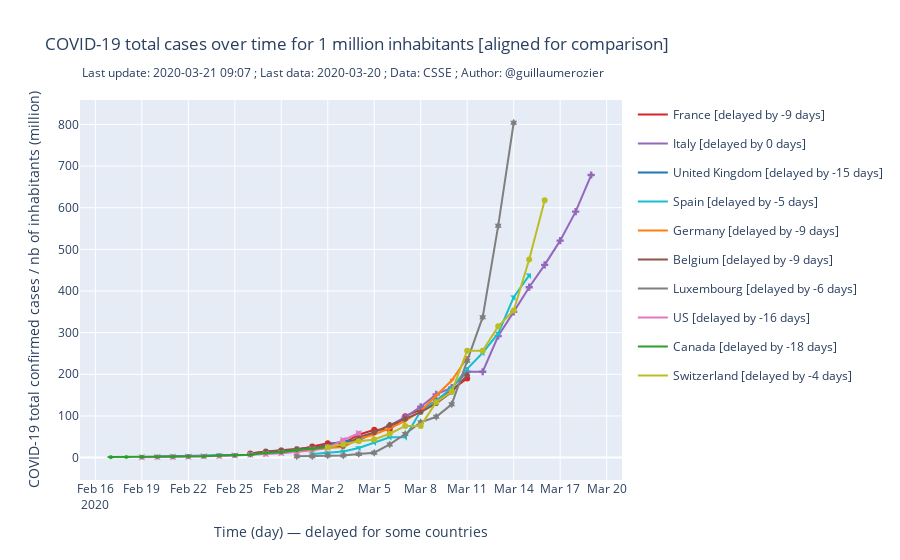

This figure's notebook cell:
### Markdown cell above
### Total cases for 1 million inhabitants [aligned]

### Code cell
import plotly.graph_objects as go

fig = go.Figure()

last_d = 15
#countries["Luxembourg"]["offset_confirmed"] = 9
#countries["Belgium"]["offset_confirmed"] = 8
i=0
for c in countries:
    if c != "eipeepz":
        offset = countries[c]['offset_confirmed']
        offset2 = offset
        
        if offset==0: offset2 = 1
        pop = countries[c]['pop']

        fig.add_trace(go.Scatter(x = data_confirmed['date'][ -last_d - offset : - offset2], y = data_confirmed[c][-last_d:] / pop,
                        mode='markers',
                        marker_color=colors[i],
                        legendgroup=c,
                        marker_symbol= 3*i,
                        #marker_size=4,
                        marker_line_color=colors[i],
                        #marker_line_width=2,
                        opacity=1,
                        showlegend=False,
                        name=''.format("")))

        fig.add_trace(go.Scatter(x = data_confirmed_rolling['date'][ -last_d - offset : - offset2], y = data_confirmed_rolling[c][-last_d:] / pop,
                        mode='lines',
                        marker_color=colors[i],
                        opacity=1,
                        legendgroup=c,
                        showlegend=True,
                        name='{} [delayed by {} days]'.format(c, -offset)))
        i+=1
        if i >= 10:
            i=0

fig.update_layout(
    title="COVID-19 total cases over time for 1 million inhabitants [aligned for comparison]",
    xaxis_title="Time (day) — delayed for some countries",
    yaxis_title="COVID-19 total confirmed cases / nb of inhabitants (million)",
    annotations = [dict(xref='paper',
        yref='paper',
        x=0, y=1.1,
        showarrow=False,
        text ='Last update: {} ; Last data: {} ; Data: CSSE ; Author: @guillaumerozier'.format(today, str(data_confirmed['date'].values[-1])[:10]))]
)


fig.update_xaxes(nticks = last_d)
plotly.offline.plot(fig, filename = 'cases_aligned.html', auto_open=False)

print("> graph 3 built")

if upload:
    py.plot(fig, filename = 'cases-aligned', auto_open=False)

if show:
    fig.show()
    
if export:
    fig.write_image("images/cases_per_1m_inhabitant_aligned.png", scale=5, width=1100, height=600)
    print("> graph 3 exported")
    
    #print(data_confirmed.info())

### Figure 1 — Plotly figure (JSON) as saved in the notebook; plotly's stock layout.template omitted (floating-point values rounded to 4 significant figures)
{"data": [{"legendgroup": "France", "marker": {"color": "rgb(214, 39, 40)", "line": {"color": "rgb(214, 39, 40)"}, "symbol": 0}, "mode": "markers", "name": "", "opacity": 1, "showlegend": false, "type": "scatter", "x": ["2020-02-26T00:00:00", "2020-02-27T00:00:00", "2020-02-28T00:00:00", "2020-02-29T00:00:00", "2020-03-01T00:00:00", "2020-03-02T00:00:00", "2020-03-03T00:00:00", "2020-03-04T00:00:00", "2020-03-05T00:00:00", "2020-03-06T00:00:00", "2020-03-07T00:00:00", "2020-03-08T00:00:00", "2020-03-09T00:00:00", "2020-03-10T00:00:00", "2020-03-11T00:00:00"], "y": [9.793, 14.29, 16.93, 18.17, 26.75, 34.18, 34.18, 54.9, 66.98, 67.52, 99.54, 114.9, 135.9, 163.4, 190.0]}, {"legendgroup": "France", "marker": {"color": "rgb(214, 39, 40)"}, "mode": "lines", "name": "France [delayed by -9 days]", "opacity": 1, "showlegend": true, "type": "scatter", "x": ["2020-02-26T00:00:00", "2020-02-27T00:00:00", "2020-02-28T00:00:00", "2020-02-29T00:00:00", "2020-03-01T00:00:00", "2020-03-02T00:00:00", "2020-03-03T00:00:00", "2020-03-04T00:00:00", "2020-03-05T00:00:00", "2020-03-06T00:00:00", "2020-03-07T00:00:00", "2020-03-08T00:00:00", "2020-03-09T00:00:00", "2020-03-10T00:00:00", "2020-03-11T00:00:00"], "y": [9.793, 14.29, 16.93, 18.17, 26.75, 34.18, 34.18, 54.9, 66.98, 67.52, 99.54, 114.9, 135.9, 163.4, 190.0]}, {"legendgroup": "Italy", "marker": {"color": "rgb(148, 103, 189)", "line": {"color": "rgb(148, 103, 189)"}, "symbol": 3}, "mode": "markers", "name": "", "opacity": 1, "showlegend": false, "type": "scatter", "x": ["2020-03-06T00:00:00", "2020-03-07T00:00:00", "2020-03-08T00:00:00", "2020-03-09T00:00:00", "2020-03-10T00:00:00", "2020-03-11T00:00:00", "2020-03-12T00:00:00", "2020-03-13T00:00:00", "2020-03-14T00:00:00", "2020-03-15T00:00:00", "2020-03-16T00:00:00", "2020-03-17T00:00:00", "2020-03-18T00:00:00", "2020-03-19T00:00:00"], "y": [76.65, 97.27, 121.9, 151.7, 167.8, 206.1, 206.1, 292.0, 349.8, 409.2, 462.6, 520.9, 590.5, 678.5, 777.5]}, {"legendgroup": "Italy", "marker": {"color": "rgb(148, 103, 189)"}, "mode": "lines", "name": "Italy [delayed by 0 days]", "opacity": 1, "showlegend": true, "type": "scatter", "x": ["2020-03-06T00:00:00", "2020-03-07T00:00:00", "2020-03-08T00:00:00", "2020-03-09T00:00:00", "2020-03-10T00:00:00", "2020-03-11T00:00:00", "2020-03-12T00:00:00", "2020-03-13T00:00:00", "2020-03-14T00:00:00", "2020-03-15T00:00:00", "2020-03-16T00:00:00", "2020-03-17T00:00:00", "2020-03-18T00:00:00", "2020-03-19T00:00:00"], "y": [76.65, 97.27, 121.9, 151.7, 167.8, 206.1, 206.1, 292.0, 349.8, 409.2, 462.6, 520.9, 590.5, 678.5, 777.5]}, {"legendgroup": "United Kingdom", "marker": {"color": "rgb(31, 119, 180)", "line": {"color": "rgb(31, 119, 180)"}, "symbol": 6}, "mode": "markers", "name": "", "opacity": 1, "showlegend": false, "type": "scatter", "x": ["2020-02-20T00:00:00", "2020-02-21T00:00:00", "2020-02-22T00:00:00", "2020-02-23T00:00:00", "2020-02-24T00:00:00", "2020-02-25T00:00:00", "2020-02-26T00:00:00", "2020-02-27T00:00:00", "2020-02-28T00:00:00", "2020-02-29T00:00:00", "2020-03-01T00:00:00", "2020-03-02T00:00:00", "2020-03-03T00:00:00", "2020-03-04T00:00:00", "2020-03-05T00:00:00"], "y": [2.468, 3.116, 4.124, 4.846, 5.78, 6.908, 6.908, 12.07, 17.22, 17.23, 23.34, 29.5, 39.77, 40.88, 60.42]}, {"legendgroup": "United Kingdom", "marker": {"color": "rgb(31, 119, 180)"}, "mode": "lines", "name": "United Kingdom [delayed by -15 days]", "opacity": 1, "showlegend": true, "type": "scatter", "x": ["2020-02-20T00:00:00", "2020-02-21T00:00:00", "2020-02-22T00:00:00", "2020-02-23T00:00:00", "2020-02-24T00:00:00", "2020-02-25T00:00:00", "2020-02-26T00:00:00", "2020-02-27T00:00:00", "2020-02-28T00:00:00", "2020-02-29T00:00:00", "2020-03-01T00:00:00", "2020-03-02T00:00:00", "2020-03-03T00:00:00", "2020-03-04T00:00:00", "2020-03-05T00:00:00"], "y": [2.468, 3.116, 4.124, 4.846, 5.78, 6.908, 6.908, 12.07, 17.22, 17.23, 23.34, 29.5, 39.77, 40.88, 60.42]}, {"legendgroup": "Spain", "marker": {"color": "rgb(23, 190, 207)", "line": {"color": "rgb(23, 190, 207)"}, "symbol": 9}, "mode": "markers", "name": "", "opacity": 1, "showlegend": false, "type": "scatter", "x": ["2020-03-01T00:00:00", "2020-03-02T00:00:00", "2020-03-03T00:00:00", "2020-03-04T00:00:00", "2020-03-05T00:00:00", "2020-03-06T00:00:00", "2020-03-07T00:00:00", "2020-03-08T00:00:00", "2020-03-09T00:00:00", "2020-03-10T00:00:00", "2020-03-11T00:00:00", "2020-03-12T00:00:00", "2020-03-13T00:00:00", "2020-03-14T00:00:00", "2020-03-15T00:00:00"], "y": [8.573, 10.72, 14.42, 23.0, 36.33, 48.8, 48.8, 112.1, 137.0, 167.1, 213.1, 251.8, 298.1, 385.0, 437.4]}, {"legendgroup": "Spain", "marker": {"color": "rgb(23, 190, 207)"}, "mode": "lines", "name": "Spain [delayed by -5 days]", "opacity": 1, "showlegend": true, "type": "scatter", "x": ["2020-03-01T00:00:00", "2020-03-02T00:00:00", "2020-03-03T00:00:00", "2020-03-04T00:00:00", "2020-03-05T00:00:00", "2020-03-06T00:00:00", "2020-03-07T00:00:00", "2020-03-08T00:00:00", "2020-03-09T00:00:00", "2020-03-10T00:00:00", "2020-03-11T00:00:00", "2020-03-12T00:00:00", "2020-03-13T00:00:00", "2020-03-14T00:00:00", "2020-03-15T00:00:00"], "y": [8.573, 10.72, 14.42, 23.0, 36.33, 48.8, 48.8, 112.1, 137.0, 167.1, 213.1, 251.8, 298.1, 385.0, 437.4]}, {"legendgroup": "Germany", "marker": {"color": "rgb(255, 127, 14)", "line": {"color": "rgb(255, 127, 14)"}, "symbol": 12}, "mode": "markers", "name": "", "opacity": 1, "showlegend": false, "type": "scatter", "x": ["2020-02-26T00:00:00", "2020-02-27T00:00:00", "2020-02-28T00:00:00", "2020-02-29T00:00:00", "2020-03-01T00:00:00", "2020-03-02T00:00:00", "2020-03-03T00:00:00", "2020-03-04T00:00:00", "2020-03-05T00:00:00", "2020-03-06T00:00:00", "2020-03-07T00:00:00", "2020-03-08T00:00:00", "2020-03-09T00:00:00", "2020-03-10T00:00:00", "2020-03-11T00:00:00"], "y": [8.093, 9.651, 12.56, 14.2, 17.6, 23.05, 25.1, 44.39, 55.38, 70.0, 87.84, 111.8, 148.9, 185.0, 239.7]}, {"legendgroup": "Germany", "marker": {"color": "rgb(255, 127, 14)"}, "mode": "lines", "name": "Germany [delayed by -9 days]", "opacity": 1, "showlegend": true, "type": "scatter", "x": ["2020-02-26T00:00:00", "2020-02-27T00:00:00", "2020-02-28T00:00:00", "2020-02-29T00:00:00", "2020-03-01T00:00:00", "2020-03-02T00:00:00", "2020-03-03T00:00:00", "2020-03-04T00:00:00", "2020-03-05T00:00:00", "2020-03-06T00:00:00", "2020-03-07T00:00:00", "2020-03-08T00:00:00", "2020-03-09T00:00:00", "2020-03-10T00:00:00", "2020-03-11T00:00:00"], "y": [8.093, 9.651, 12.56, 14.2, 17.6, 23.05, 25.1, 44.39, 55.38, 70.0, 87.84, 111.8, 148.9, 185.0, 239.7]}, {"legendgroup": "Belgium", "marker": {"color": "rgb(140, 86, 75)", "line": {"color": "rgb(140, 86, 75)"}, "symbol": 15}, "mode": "markers", "name": "", "opacity": 1, "showlegend": false, "type": "scatter", "x": ["2020-02-26T00:00:00", "2020-02-27T00:00:00", "2020-02-28T00:00:00", "2020-02-29T00:00:00", "2020-03-01T00:00:00", "2020-03-02T00:00:00", "2020-03-03T00:00:00", "2020-03-04T00:00:00", "2020-03-05T00:00:00", "2020-03-06T00:00:00", "2020-03-07T00:00:00", "2020-03-08T00:00:00", "2020-03-09T00:00:00", "2020-03-10T00:00:00", "2020-03-11T00:00:00"], "y": [9.561, 14.82, 17.54, 20.96, 23.42, 27.54, 27.54, 49.04, 60.44, 77.72, 92.81, 109.0, 130.4, 157.5, 198.0]}, {"legendgroup": "Belgium", "marker": {"color": "rgb(140, 86, 75)"}, "mode": "lines", "name": "Belgium [delayed by -9 days]", "opacity": 1, "showlegend": true, "type": "scatter", "x": ["2020-02-26T00:00:00", "2020-02-27T00:00:00", "2020-02-28T00:00:00", "2020-02-29T00:00:00", "2020-03-01T00:00:00", "2020-03-02T00:00:00", "2020-03-03T00:00:00", "2020-03-04T00:00:00", "2020-03-05T00:00:00", "2020-03-06T00:00:00", "2020-03-07T00:00:00", "2020-03-08T00:00:00", "2020-03-09T00:00:00", "2020-03-10T00:00:00", "2020-03-11T00:00:00"], "y": [9.561, 14.82, 17.54, 20.96, 23.42, 27.54, 27.54, 49.04, 60.44, 77.72, 92.81, 109.0, 130.4, 157.5, 198.0]}, {"legendgroup": "Luxembourg", "marker": {"color": "rgb(127, 127, 127)", "line": {"color": "rgb(127, 127, 127)"}, "symbol": 18}, "mode": "markers", "name": "", "opacity": 1, "showlegend": false, "type": "scatter", "x": ["2020-02-29T00:00:00", "2020-03-01T00:00:00", "2020-03-02T00:00:00", "2020-03-03T00:00:00", "2020-03-04T00:00:00", "2020-03-05T00:00:00", "2020-03-06T00:00:00", "2020-03-07T00:00:00", "2020-03-08T00:00:00", "2020-03-09T00:00:00", "2020-03-10T00:00:00", "2020-03-11T00:00:00", "2020-03-12T00:00:00", "2020-03-13T00:00:00", "2020-03-14T00:00:00"], "y": [3.322, 3.322, 4.983, 4.983, 8.306, 11.63, 31.56, 56.48, 84.72, 98.01, 127.9, 232.6, 337.2, 556.5, 804.0]}, {"legendgroup": "Luxembourg", "marker": {"color": "rgb(127, 127, 127)"}, "mode": "lines", "name": "Luxembourg [delayed by -6 days]", "opacity": 1, "showlegend": true, "type": "scatter", "x": ["2020-02-29T00:00:00", "2020-03-01T00:00:00", "2020-03-02T00:00:00", "2020-03-03T00:00:00", "2020-03-04T00:00:00", "2020-03-05T00:00:00", "2020-03-06T00:00:00", "2020-03-07T00:00:00", "2020-03-08T00:00:00", "2020-03-09T00:00:00", "2020-03-10T00:00:00", "2020-03-11T00:00:00", "2020-03-12T00:00:00", "2020-03-13T00:00:00", "2020-03-14T00:00:00"], "y": [3.322, 3.322, 4.983, 4.983, 8.306, 11.63, 31.56, 56.48, 84.72, 98.01, 127.9, 232.6, 337.2, 556.5, 804.0]}, {"legendgroup": "US", "marker": {"color": "rgb(227, 119, 194)", "line": {"color": "rgb(227, 119, 194)"}, "symbol": 21}, "mode": "markers", "name": "", "opacity": 1, "showlegend": false, "type": "scatter", "x": ["2020-02-19T00:00:00", "2020-02-20T00:00:00", "2020-02-21T00:00:00", "2020-02-22T00:00:00", "2020-02-23T00:00:00", "2020-02-24T00:00:00", "2020-02-25T00:00:00", "2020-02-26T00:00:00", "2020-02-27T00:00:00", "2020-02-28T00:00:00", "2020-02-29T00:00:00", "2020-03-01T00:00:00", "2020-03-02T00:00:00", "2020-03-03T00:00:00", "2020-03-04T00:00:00"], "y": [0.8012, 1.229, 1.584, 1.783, 2.933, 3.917, 5.086, 6.664, 8.339, 10.7, 14.17, 19.64, 23.8, 41.83, 58.41]}, {"legendgroup": "US", "marker": {"color": "rgb(227, 119, 194)"}, "mode": "lines", "name": "US [delayed by -16 days]", "opacity": 1, "showlegend": true, "type": "scatter", "x": ["2020-02-19T00:00:00", "2020-02-20T00:00:00", "2020-02-21T00:00:00", "2020-02-22T00:00:00", "2020-02-23T00:00:00", "2020-02-24T00:00:00", "2020-02-25T00:00:00", "2020-02-26T00:00:00", "2020-02-27T00:00:00", "2020-02-28T00:00:00", "2020-02-29T00:00:00", "2020-03-01T00:00:00", "2020-03-02T00:00:00", "2020-03-03T00:00:00", "2020-03-04T00:00:00"], "y": [0.8012, 1.229, 1.584, 1.783, 2.933, 3.917, 5.086, 6.664, 8.339, 10.7, 14.17, 19.64, 23.8, 41.83, 58.41]}, {"legendgroup": "Canada", "marker": {"color": "rgb(44, 160, 44)", "line": {"color": "rgb(44, 160, 44)"}, "symbol": 24}, "mode": "markers", "name": "", "opacity": 1, "showlegend": false, "type": "scatter", "x": ["2020-02-17T00:00:00", "2020-02-18T00:00:00", "2020-02-19T00:00:00", "2020-02-20T00:00:00", "2020-02-21T00:00:00", "2020-02-22T00:00:00", "2020-02-23T00:00:00", "2020-02-24T00:00:00", "2020-02-25T00:00:00", "2020-02-26T00:00:00", "2020-02-27T00:00:00", "2020-02-28T00:00:00", "2020-02-29T00:00:00", "2020-03-01T00:00:00", "2020-03-02T00:00:00"], "y": [1.304, 1.437, 1.703, 2.048, 2.102, 2.873, 3.113, 5.134, 5.267, 6.704, 11.04, 12.72, 17.48, 21.28, 25.09]}, {"legendgroup": "Canada", "marker": {"color": "rgb(44, 160, 44)"}, "mode": "lines", "name": "Canada [delayed by -18 days]", "opacity": 1, "showlegend": true, "type": "scatter", "x": ["2020-02-17T00:00:00", "2020-02-18T00:00:00", "2020-02-19T00:00:00", "2020-02-20T00:00:00", "2020-02-21T00:00:00", "2020-02-22T00:00:00", "2020-02-23T00:00:00", "2020-02-24T00:00:00", "2020-02-25T00:00:00", "2020-02-26T00:00:00", "2020-02-27T00:00:00", "2020-02-28T00:00:00", "2020-02-29T00:00:00", "2020-03-01T00:00:00", "2020-03-02T00:00:00"], "y": [1.304, 1.437, 1.703, 2.048, 2.102, 2.873, 3.113, 5.134, 5.267, 6.704, 11.04, 12.72, 17.48, 21.28, 25.09]}, {"legendgroup": "Switzerland", "marker": {"color": "rgb(188, 189, 34)", "line": {"color": "rgb(188, 189, 34)"}, "symbol": 27}, "mode": "markers", "name": "", "opacity": 1, "showlegend": false, "type": "scatter", "x": ["2020-03-02T00:00:00", "2020-03-03T00:00:00", "2020-03-04T00:00:00", "2020-03-05T00:00:00", "2020-03-06T00:00:00", "2020-03-07T00:00:00", "2020-03-08T00:00:00", "2020-03-09T00:00:00", "2020-03-10T00:00:00", "2020-03-11T00:00:00", "2020-03-12T00:00:00", "2020-03-13T00:00:00", "2020-03-14T00:00:00", "2020-03-15T00:00:00", "2020-03-16T00:00:00"], "y": [24.97, 31.27, 39.32, 43.64, 57.29, 76.08, 76.08, 132.9, 158.6, 256.7, 256.7, 315.1, 353.3, 475.5, 617.7]}, {"legendgroup": "Switzerland", "marker": {"color": "rgb(188, 189, 34)"}, "mode": "lines", "name": "Switzerland [delayed by -4 days]", "opacity": 1, "showlegend": true, "type": "scatter", "x": ["2020-03-02T00:00:00", "2020-03-03T00:00:00", "2020-03-04T00:00:00", "2020-03-05T00:00:00", "2020-03-06T00:00:00", "2020-03-07T00:00:00", "2020-03-08T00:00:00", "2020-03-09T00:00:00", "2020-03-10T00:00:00", "2020-03-11T00:00:00", "2020-03-12T00:00:00", "2020-03-13T00:00:00", "2020-03-14T00:00:00", "2020-03-15T00:00:00", "2020-03-16T00:00:00"], "y": [24.97, 31.27, 39.32, 43.64, 57.29, 76.08, 76.08, 132.9, 158.6, 256.7, 256.7, 315.1, 353.3, 475.5, 617.7]}], "layout": {"annotations": [{"showarrow": false, "text": "Last update: 2020-03-21 09:07 ; Last data: 2020-03-20 ; Data: CSSE ; Author: @guillaumerozier", "x": 0, "xref": "paper", "y": 1.1, "yref": "paper"}], "title": {"text": "COVID-19 total cases over time for 1 million inhabitants [aligned for comparison]"}, "xaxis": {"nticks": 15, "title": {"text": "Time (day) — delayed for some countries"}}, "yaxis": {"title": {"text": "COVID-19 total confirmed cases / nb of inhabitants (million)"}}}}
